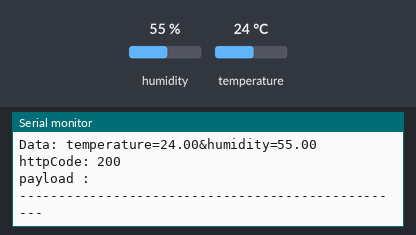
A sketch run on a simulated ESP32. Shown: the last lines printed to the serial monitor. The inputs (shaded band) are chosen by the test bench; at power-on: humidity 55 %, temperature 24 °C. WiFi joins after 1.5 s; servers stay silent unless stated; uploads are accepted with an empty reply.

Above: at 3.7 s.
3.8 s: humidity set to 22 %
At 9.42 s:
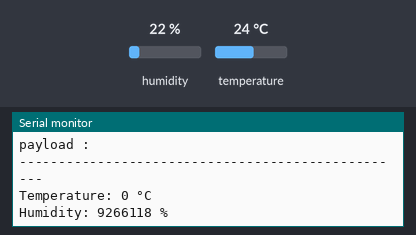
10.8 s: temperature set to 12 °C
At 15.39 s:
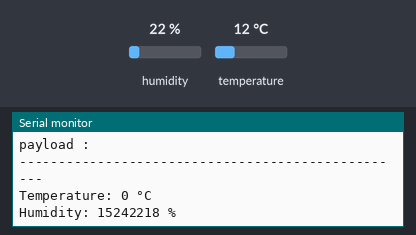
17.8 s: humidity set to 40 %
At 21.37 s:
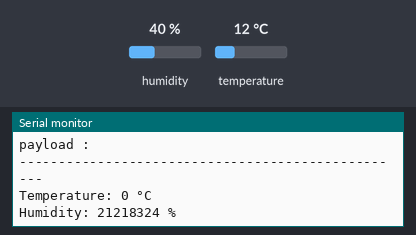
24.8 s: temperature set to 19 °C
At 27.34 s:
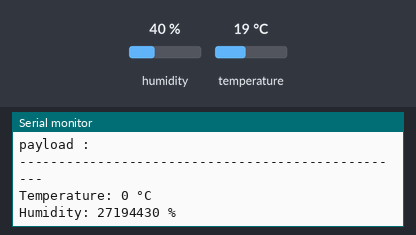
Timing chart, 0 to 28.8 s (numbered marks = the images above; inputs shaded):
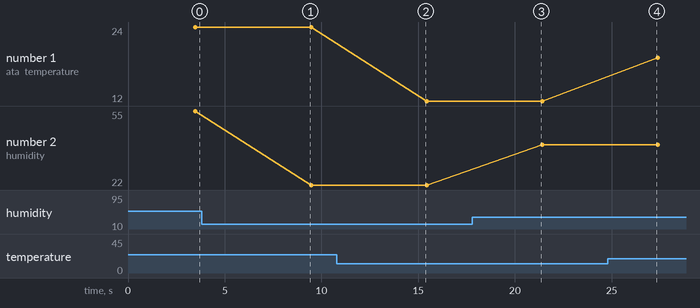

Measured:
- plotted number 1: 24 → 12 after the input at 10.8 s, 12 → 19 after the input at 24.8 s
- plotted number 2: 55 → 22 after the input at 3.8 s, 22 → 40 after the input at 17.8 s

The sketch:

Wifi.ino
```cpp
#include <WiFi.h>
#include <HTTPClient.h>
#include <DHT.h>
#include <DHT_U.h>
#include <OneWire.h>
#include <Wire.h>
#include <DallasTemperature.h>

#define DHTTYPE DHT22

uint8_t DHTPIN = 19;

OneWire ds(4);
DallasTemperature sensors(&ds);
DHT_Unified dht(DHTPIN, DHTTYPE);

String URL = "http://192.168.68.108/sensor_project/test.php";

const char* ssid = "NAME";
const char* password = "PASSWORD";

float temperature = 0;
float humidity = 0;

float temp(){
  sensors.requestTemperatures();
  return sensors.getTempCByIndex(0);
}

float hum(){
  sensors_event_t event;
  dht.humidity().getEvent(&event);
  return event.relative_humidity;
}

void setup() {
  // put your setup code here, to run once:
  Serial.begin(115200);
  sensors.begin();
  dht.begin();
  connectWiFi();
}

void loop() {
  if(WiFi.status() != WL_CONNECTED) {
    connectWiFi();
  }

  LoadData();
  String postData = "temperature=" + String(temperature) + "&humidity=" + String(humidity);

  HTTPClient http;
  http.begin(URL);
  http.addHeader("Content-Type", "application/x-www-form-urlencoded");

  int httpCode = http.POST(postData);
  String payload = "";

  if(httpCode > 0) {
    // file found at server
    if(httpCode == HTTP_CODE_OK) {
      String payload = http.getString();
      Serial.println(payload);
    } else {
      // HTTP header has been send and Server response header has been handled
      Serial.printf("[HTTP] GET... code: %d\n", httpCode);
    }
  } else {
    Serial.printf("[HTTP] GET... failed, error: %s\n", http.errorToString(httpCode).c_str());
  }

  http.end();  //Close connection

  Serial.print("URL : "); Serial.println(URL);
  Serial.print("Data: "); Serial.println(postData);
  Serial.print("httpCode: "); Serial.println(httpCode);
  Serial.print("payload : "); Serial.println(payload);
  Serial.println("--------------------------------------------------");
  delay(5000);
}


void LoadData() {
  //-----------------------------------------------------------
  temperature = temp(); //Celsius
  humidity = hum();
  //-----------------------------------------------------------
  // Check if any reads failed.
  if (isnan(temperature) || isnan(humidity)) {
    Serial.println("Failed to read from DHT sensor!");
    temperature = 0;
    humidity = 0;
  }
  //-----------------------------------------------------------
  Serial.printf("Temperature: %d °C\n", temperature);
  Serial.printf("Humidity: %d %%\n", humidity);
}

void connectWiFi() {
  WiFi.mode(WIFI_OFF);
  delay(1000);
  //This line hides the viewing of ESP as wifi hotspot
  WiFi.mode(WIFI_STA);

  WiFi.begin(ssid, password);
  Serial.println("Connecting to WiFi");

  while (WiFi.status() != WL_CONNECTED) {
    delay(500);
    Serial.print(".");
  }

  Serial.print("connected to : "); Serial.println(ssid);
  Serial.print("IP address: "); Serial.println(WiFi.localIP());
}
```
